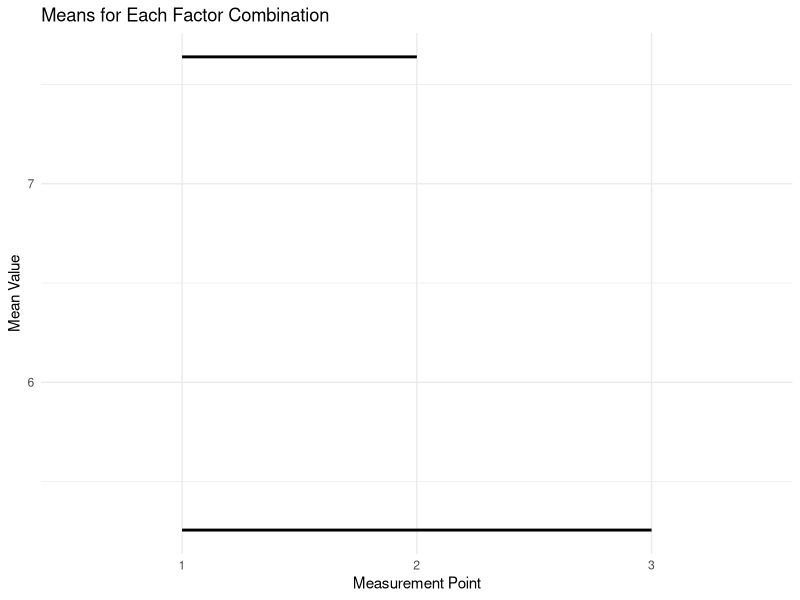

Write the R code that produced this figure.


# meanLines with two factors ----

# Load required libraries
library(ggplot2)

# Sample data generation (replace this with your actual data)
set.seed(123)
data <- expand.grid(
  Condition = factor(rep(c("Experimental", "Control"), each = 3)),
  Measurement = factor(rep(1:3, 2))
)
data$Value <- rnorm(6, mean = rep(c(5, 7), each = 3))

# Removing the combination of "Control" and measurement point 3
data <- data[!(data$Condition == "Control" & data$Measurement == 3), ]

# Plotting with stat_summary()
ggplot(data, aes(x = Measurement, y = Value, color = Condition)) +
  stat_summary(fun.data = mean_cl_normal, geom = "point", size = 3) +
  stat_summary(fun.y = mean, geom = "line", size = 1, aes(group = Condition), color = "black") +  # Add line connecting means
  labs(x = "Measurement Point", y = "Mean Value", color = "Condition") +
  ggtitle("Means for Each Factor Combination") +
  theme_minimal()
